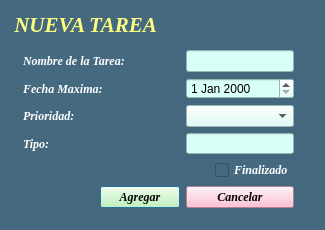
<?xml version="1.0" encoding="UTF-8"?>
<ui version="4.0">
 <class>agregar</class>
 <widget class="QDialog" name="agregar">
  <property name="geometry">
   <rect>
    <x>0</x>
    <y>0</y>
    <width>325</width>
    <height>230</height>
   </rect>
  </property>
  <property name="minimumSize">
   <size>
    <width>325</width>
    <height>230</height>
   </size>
  </property>
  <property name="maximumSize">
   <size>
    <width>325</width>
    <height>230</height>
   </size>
  </property>
  <property name="font">
   <font>
    <family>Georgia</family>
   </font>
  </property>
  <property name="windowTitle">
   <string>AGREGAR</string>
  </property>
  <property name="windowIcon">
   <iconset resource="Resources.qrc">
    <normaloff>:/imagenes/ICONOS/agregar-simbolo.png</normaloff>:/imagenes/ICONOS/agregar-simbolo.png</iconset>
  </property>
  <property name="styleSheet">
   <string notr="true">background-color: rgb(69, 105, 127);</string>
  </property>
  <layout class="QFormLayout" name="formLayout">
   <item row="0" column="0">
    <widget class="QGroupBox" name="groupBox">
     <property name="font">
      <font>
       <family>Georgia</family>
       <pointsize>16</pointsize>
       <weight>75</weight>
       <italic>true</italic>
       <bold>true</bold>
      </font>
     </property>
     <property name="styleSheet">
      <string notr="true">color: rgb(255, 255, 127);</string>
     </property>
     <property name="title">
      <string>NUEVA TAREA</string>
     </property>
     <layout class="QGridLayout" name="gridLayout">
      <item row="0" column="0" colspan="2">
       <widget class="QLabel" name="label">
        <property name="font">
         <font>
          <family>Georgia</family>
          <weight>75</weight>
          <italic>true</italic>
          <bold>true</bold>
         </font>
        </property>
        <property name="styleSheet">
         <string>color: rgb(255, 255, 255);</string>
        </property>
        <property name="text">
         <string>Nombre de la Tarea:</string>
        </property>
       </widget>
      </item>
      <item row="0" column="2" colspan="2">
       <widget class="QLineEdit" name="InNombre">
        <property name="styleSheet">
         <string notr="true">background-color: rgb(217, 255, 249);
color: rgb(0, 0, 0);</string>
        </property>
       </widget>
      </item>
      <item row="1" column="0" colspan="2">
       <widget class="QLabel" name="label_2">
        <property name="font">
         <font>
          <family>Georgia</family>
          <weight>75</weight>
          <italic>true</italic>
          <bold>true</bold>
         </font>
        </property>
        <property name="styleSheet">
         <string>color: rgb(255, 255, 255);</string>
        </property>
        <property name="text">
         <string>Fecha Maxima:</string>
        </property>
       </widget>
      </item>
      <item row="1" column="2" colspan="2">
       <widget class="QDateEdit" name="Infecha">
        <property name="styleSheet">
         <string notr="true">background-color: rgb(217, 255, 249);
color: rgb(0, 0, 0);</string>
        </property>
       </widget>
      </item>
      <item row="2" column="0">
       <widget class="QLabel" name="label_3">
        <property name="font">
         <font>
          <family>Georgia</family>
          <weight>75</weight>
          <italic>true</italic>
          <bold>true</bold>
         </font>
        </property>
        <property name="styleSheet">
         <string>color: rgb(255, 255, 255);</string>
        </property>
        <property name="text">
         <string>Prioridad:</string>
        </property>
       </widget>
      </item>
      <item row="2" column="2" colspan="2">
       <widget class="QComboBox" name="intPrioridad">
        <property name="styleSheet">
         <string notr="true">background-color: rgb(217, 255, 249);
color: rgb(0, 0, 0);</string>
        </property>
       </widget>
      </item>
      <item row="3" column="0">
       <widget class="QLabel" name="label_4">
        <property name="font">
         <font>
          <family>Georgia</family>
          <weight>75</weight>
          <italic>true</italic>
          <bold>true</bold>
         </font>
        </property>
        <property name="styleSheet">
         <string>color: rgb(255, 255, 255);</string>
        </property>
        <property name="text">
         <string>Tipo:</string>
        </property>
       </widget>
      </item>
      <item row="3" column="2" colspan="2">
       <widget class="QLineEdit" name="inTipo">
        <property name="styleSheet">
         <string notr="true">background-color: rgb(217, 255, 249);
color: rgb(0, 0, 0);</string>
        </property>
       </widget>
      </item>
      <item row="4" column="0" colspan="3">
       <spacer name="horizontalSpacer_2">
        <property name="orientation">
         <enum>Qt::Horizontal</enum>
        </property>
        <property name="sizeHint" stdset="0">
         <size>
          <width>186</width>
          <height>20</height>
         </size>
        </property>
       </spacer>
      </item>
      <item row="4" column="3">
       <widget class="QCheckBox" name="checkFinalizado">
        <property name="font">
         <font>
          <family>Georgia</family>
          <weight>75</weight>
          <italic>true</italic>
          <bold>true</bold>
         </font>
        </property>
        <property name="styleSheet">
         <string notr="true">color: rgb(255, 255, 255);</string>
        </property>
        <property name="text">
         <string>Finalizado</string>
        </property>
       </widget>
      </item>
      <item row="5" column="0">
       <spacer name="horizontalSpacer">
        <property name="orientation">
         <enum>Qt::Horizontal</enum>
        </property>
        <property name="sizeHint" stdset="0">
         <size>
          <width>61</width>
          <height>20</height>
         </size>
        </property>
       </spacer>
      </item>
      <item row="5" column="1">
       <widget class="QPushButton" name="btnAgregar">
        <property name="font">
         <font>
          <family>Georgia</family>
          <weight>75</weight>
          <italic>true</italic>
          <bold>true</bold>
         </font>
        </property>
        <property name="styleSheet">
         <string notr="true">color: rgb(0, 0, 0);
background-color: rgb(198, 255, 172);</string>
        </property>
        <property name="text">
         <string>Agregar</string>
        </property>
       </widget>
      </item>
      <item row="5" column="2" colspan="2">
       <widget class="QPushButton" name="btnCancelar">
        <property name="font">
         <font>
          <family>Georgia</family>
          <weight>75</weight>
          <italic>true</italic>
          <bold>true</bold>
         </font>
        </property>
        <property name="styleSheet">
         <string notr="true">color: rgb(0, 0, 0);
background-color: rgb(255, 176, 201);</string>
        </property>
        <property name="text">
         <string>Cancelar</string>
        </property>
       </widget>
      </item>
     </layout>
    </widget>
   </item>
  </layout>
 </widget>
 <resources>
  <include location="Resources.qrc"/>
 </resources>
 <connections/>
</ui>
